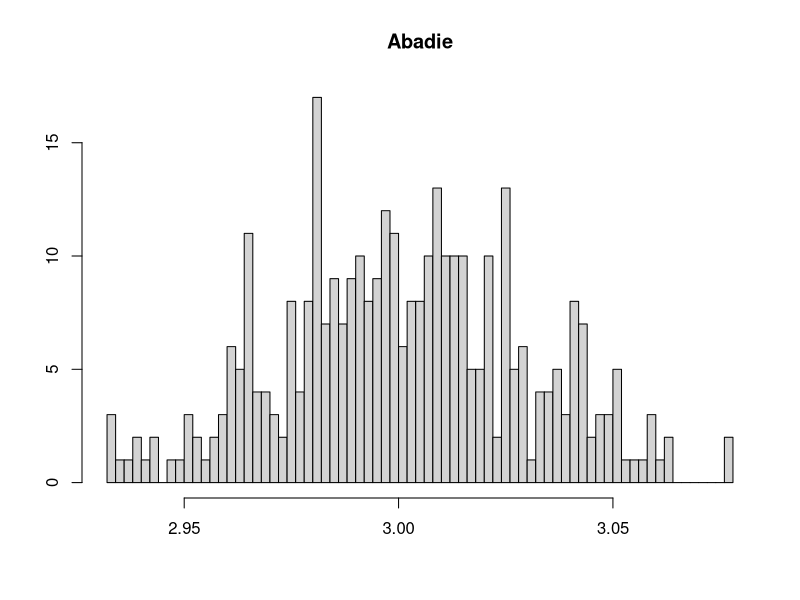
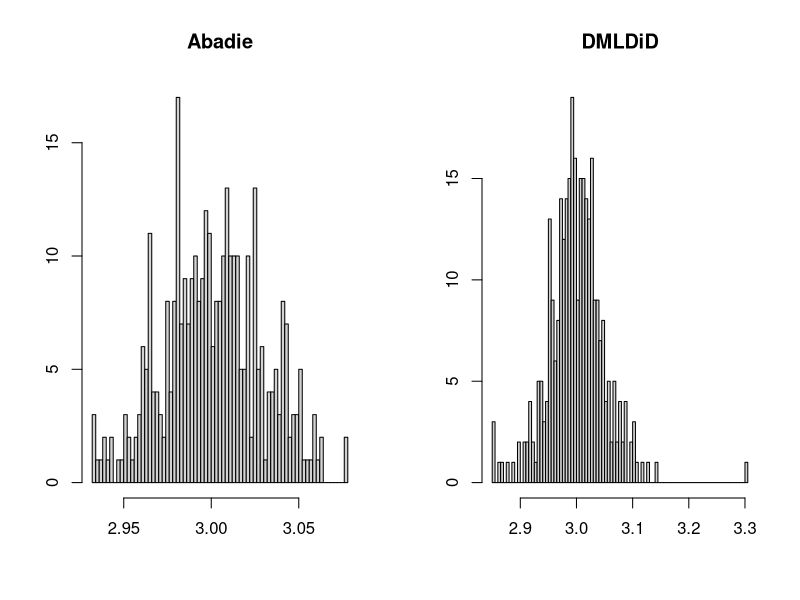

R code for these plots, in order:
install.packages("rpart")
library(rpart)

install.packages("randomForest")
library(randomForest)

#Data generating #Repeated outcomes
set.seed(444)
B=500
N=200
p=100
s=5
X=array(rnorm(N*B*p,0,1),dim=c(B,N,p))
gamma=c(s:1,rep(0,(p-s)))/s

D=matrix(0,B,N)
z=matrix(0,B,N)
pr=matrix(0,B,N)

for (i in 1:B){
  z[i,] = X[i,,]%*%gamma        # linear combination 
  pr[i,] = 1/(1+exp(-z[i,]))         # P(D=1 given X) Probit
  D[i,] = rbinom(N,1,pr[i,]) 
}


beta1=gamma+0.5
beta2=gamma+1
theta=3

e1=matrix(rnorm(B*N,0,0.1),B,N)
e2=matrix(rnorm(B*N,0,0.1),B,N)
e3=matrix(rnorm(B*N,0,0.1),B,N)

Y00=matrix(0,B,N)
Y01=matrix(0,B,N)
Y11=matrix(0,B,N)

for (i in 1:B){
  
  Y00[i,]=X[i,,]%*%beta1+e1[i,]
  Y01[i,]=Y00[i,]+1+e2[i,]
  Y11[i,]=theta+Y01[i,]+e3[i,]
}

Y0=Y00
Y1=Y01*(1-D)+Y11*D





#####################################################################################
#Abadie's Estimator
thetahat=c(0)
for (i in 1:B){
  treatment=ifelse(D[i,]==1,'yes','no')
  data1=data.frame(treatment, X[i,,])
  
  rt = rpart(treatment ~ X1+X2+X3+X4+X5, data = data1, method = "class")
  p1 = predict(rt, data1, type = "prob")
  
  ghat=p1[,2]
  
  thetahat[i]=mean((Y1[i,]-Y0[i,])/mean(D[i,])*(D[i,]-ghat)/(1-ghat))
}


hist(thetahat,breaks=100,main="Abadie",xlab="",ylab="")

#HD
###Sample splitting parameters
k=2
k1=c(1:(N/k))
k2=c((N/k+1):(2*N/k))
K=rbind(k1,k2)

#DML
thetabar=c(0)
for (i in 1:B){
  thetaDML=c(0)
  for (q in 1:k){
    treatment=ifelse(D[i,-K[q,]]==1,'yes','no')
    data1=data.frame(treatment, X[i,-K[q,],])
    
    rt = rpart(treatment ~ X1+X2+X3+X4+X5, data = data1, method = "class")
   
    treatment=ifelse(D[i,K[q,]]==1,'yes','no')
    data2=data.frame(treatment, X[i,K[q,],])
    
    
    p1 = predict(rt, data2, type = "prob")
    
    ghat=p1[,2]
    
    index=which(D[i,-K[q,]]==0)
    y=Y1[i,-K[q,]]-Y0[i,-K[q,]]
    y=y[index]
    XX=X[i,-K[q,],1:s]
    XX=XX[index,]
    
    
    model=randomForest(XX,y)
    
    ellhat=predict(model,X[i,K[q,],1:s])
    
    thetaDML[q]=mean((Y1[i,K[q,]]-Y0[i,K[q,]])/mean(D[i,K[q,]])*(D[i,K[q,]]-ghat)/(1-ghat)-(D[i,K[q,]]-ghat)/mean(D[i,K[q,]])/(1-ghat)*ellhat)
    
  }
  thetabar[i]=mean(thetaDML)
}


par(mfrow=c(1,2))
hist(thetahat,breaks=100,main="Abadie",xlab="",ylab="")
hist(thetabar,breaks=100,main="DMLDiD",xlab="",ylab="")
